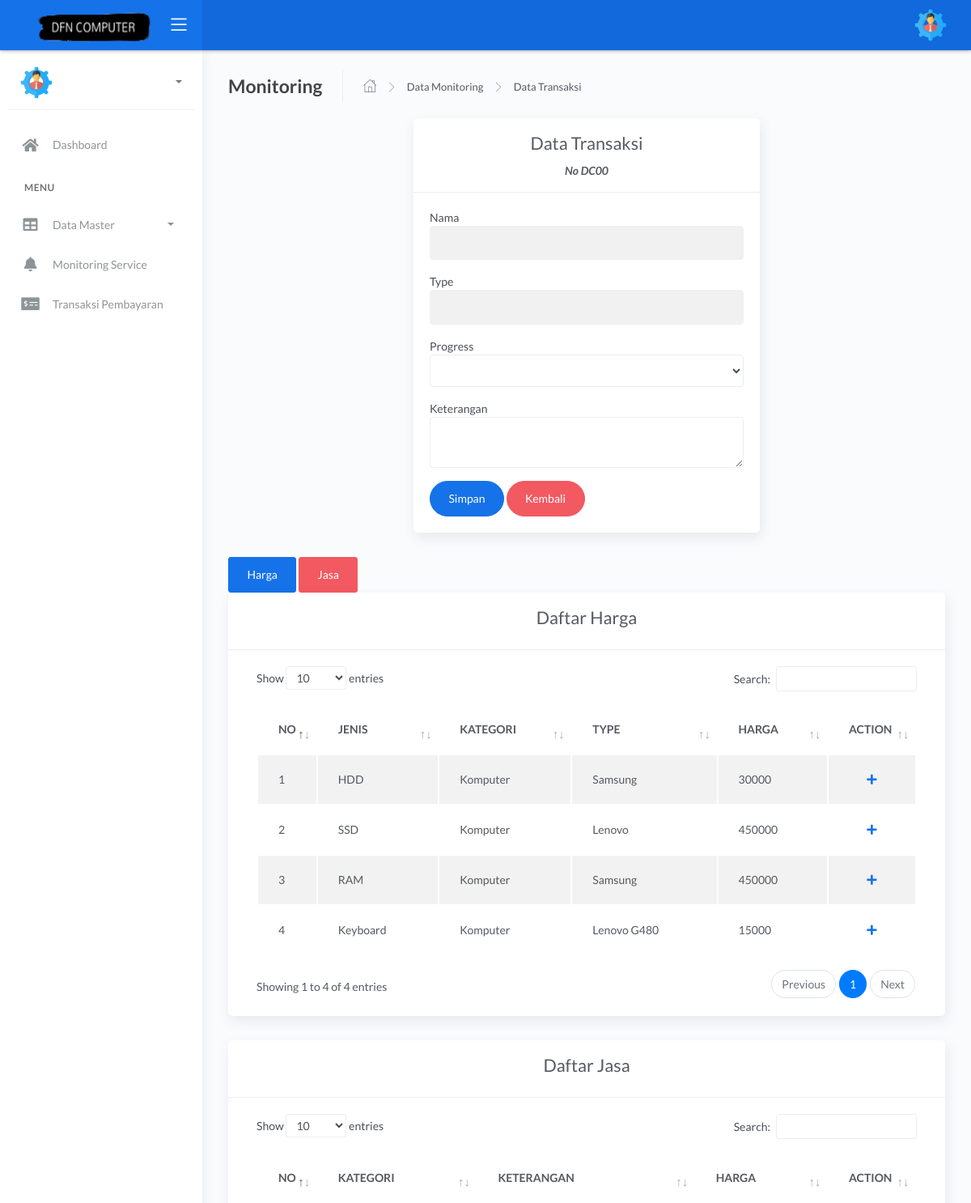
The app's page /admin/teknisi/transaksi.php (upper part), older data.
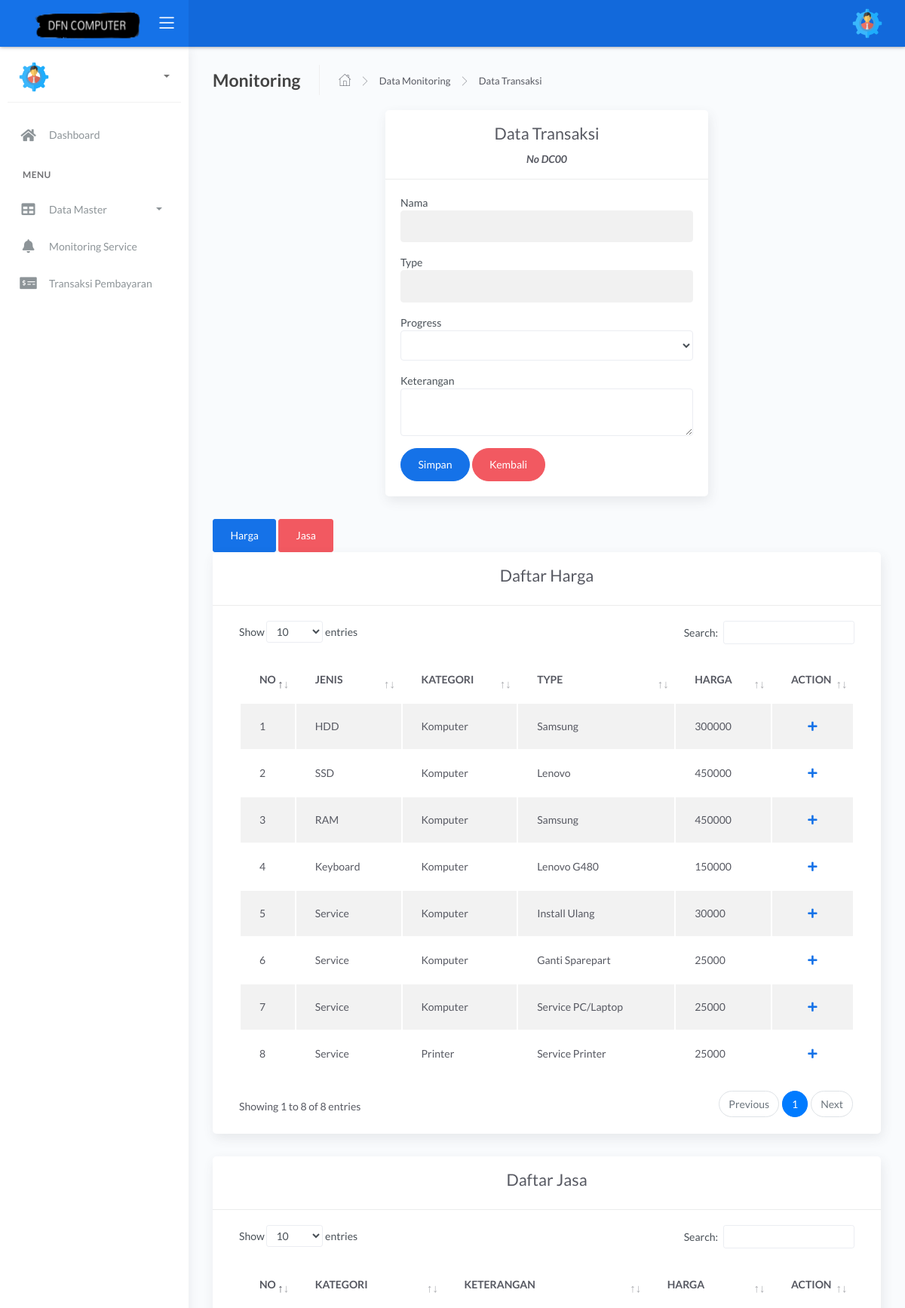
The same page, newer data.
### tables this page shows
CREATE TABLE `harga` (
  `id_harga` int(11) NOT NULL,
  `jenis` varchar(255) NOT NULL,
  `kategori` varchar(255) NOT NULL,
  `type` varchar(255) NOT NULL,
  `harga` int(11) NOT NULL
);

### admin/teknisi/transaksi.php (the view, shortened to what the changed rows need)
<?php include 'header.php'; ?>
<form action="transaksi.php?no_service=<?php echo $no_service; ?>" method="post">
    <div class="main-panel">
        <div class="content">
            <div class="page-inner ">
                <div class="row justify-content-center">
                    <div class="col-md-6">
                        <div class="card">
                            <div class=" card-header ">
                                <center>
                                    <h2>Data Transaksi</h2>
                                </center>
                            </div>
                        </div>
                    </div>
                </div>
                <div class="row" id="harga">
                    <div class="col-md-12">
                        <div class="card">
                            <div class="card-header ">
                                <center>
                                    <h2>Daftar Harga</h2>
                                </center>
                            </div>
                            <div class="card-body">
                                <div class="table-responsive">
                                    <table id="tableharga" class="display table table-striped table-hover">
                                        <thead>
                                            <tr>
                                                <th style="width: 1%">NO</th>
                                                <th>JENIS</th>
                                                <th>KATEGORI</th>
                                                <th>TYPE</th>
                                                <th>HARGA</th>
                                                <th style="width: 10%">ACTION</th>
                                            </tr>
                                        </thead>
                                        <tbody>
                                            <?php
                                            include '../../koneksi.php';
                                            $no = 1;
                                            $data = mysqli_query($koneksi, "SELECT * FROM harga");
                                            while ($d = mysqli_fetch_array($data)) {
                                            ?>
                                                <tr>
                                                    <td><?php echo $no++; ?></td>
                                                    <td><?php echo $d['jenis']; ?></td>
                                                    <td><?php echo $d['kategori']; ?></td>
                                                    <td><?php echo $d['type']; ?></td>
                                                    <td><?php echo $d['harga']; ?></td>
                                                    <td>
                                                        <div class="form-button-action">
                                                            <button type="submit" class="btn btn-link btn-primary" name="Hargatroli" value="<?php echo $d['id_harga']; ?>">
                                                                <i class="fa fa-plus"></i>
                                                            </button>
                                                        </div>
                                                    <?php
                                                }
                                                    ?>
                                                    </td>
                                                </tr>
                                        </tbody>
                                    </table>
                                </div>
                            </div>
                        </div>
                    </div>
                </div>
</form>
<div class="row" id="jasa">
    <div class="col-md-12">
        <div class="card">
            <div class="card-header ">
                <center>
                    <h2>Daftar Jasa</h2>
                </center>
            </div>
            <div class="card-body">
                <div class="table-responsive">
                    <table id="tablejasa" class="display table table-striped table-hover">
                        <thead>
                            <tr>
                                <th style="width: 1%">NO</th>
                                <th>KATEGORI</th>
                                <th>KETERANGAN</th>
                                <th>HARGA</th>
                                <th style="width: 10%">ACTION</th>
                            </tr>
                        </thead>
                    </table>
                </div>
            </div>
        </div>
    </div>
</div>

Row changes from the older to the newer data that the page shows:
changed harga "HDD": harga "30000" → "300000"
changed harga "Keyboard": harga "15000" → "150000"
added harga: jenis "Service", kategori "Komputer", type "Install Ulang", harga "30000", $d['id_harga'] 10 (drawn)
added harga: jenis "Service", kategori "Komputer", type "Ganti Sparepart", harga "25000", $d['id_harga'] 11 (drawn)
added harga: jenis "Service", kategori "Komputer", type "Service PC/Laptop", harga "25000", $d['id_harga'] 12 (drawn)
added harga: jenis "Service", kategori "Printer", type "Service Printer", harga "25000", $d['id_harga'] 13 (drawn)
Text that changed along with them:
text written by a page script: "Show entries Search: Showing 1 to 4 of 4 entries Previous 1 Next" → "Show entries Search: Showing 1 to 8 of 8 entries Previous 1 Next"
